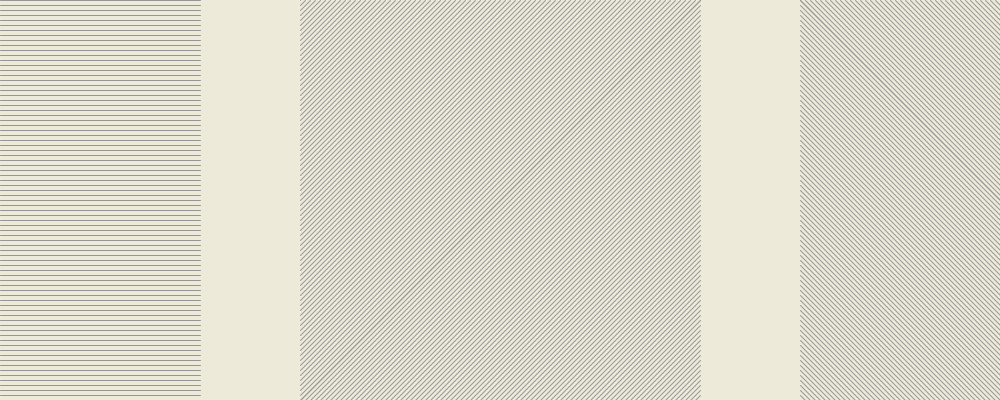
Frame 1 (no input)
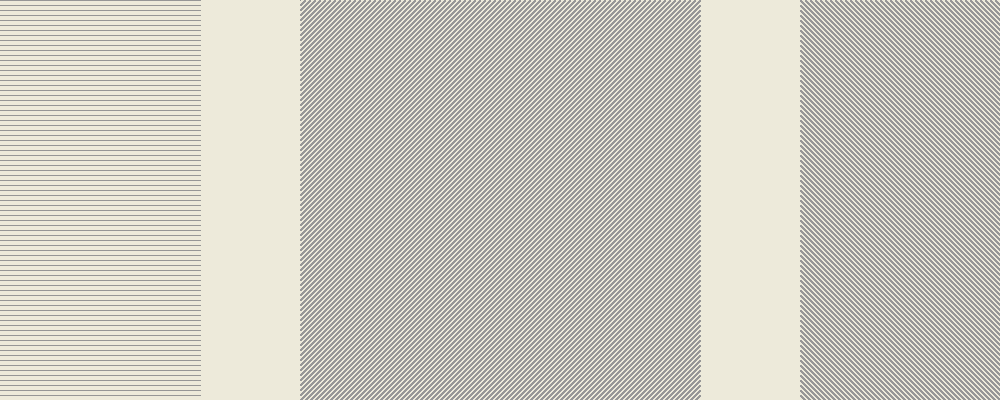
Frame 60 (the mouse pressed at the canvas centre just before this capture)
Frame 120 (the mouse held since frame 60 and released just before this capture): identical to frame 60, image omitted

The Processing sketch that drew these frames (run headless with seeded random() and noise(); from frame 60 on, the mouse is pressed at the canvas centre):

// Processing sketch: homework2
// ── homework2.pde
void setup() {
  size(1000, 400);
  background(#EDEADA);
  stroke(150);
}

void draw() {
  for (int x =0; x<=400; x+=5) {
    line(0, x, 200, x);
    line(300,x,300+x,0);
    line(700,x,300+x,400);
    line(800,x,1000,200+x);
    line(800+x,0,1000,200-x);
  }
}                          
